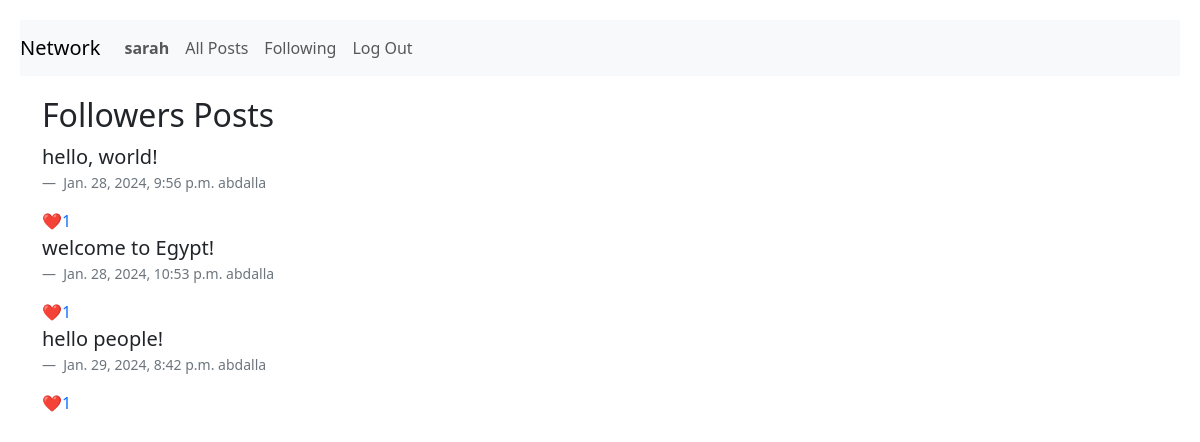
The page /following (signed in) on the database its author committed.
### network/models.py (models this page shows, shortened)
class User(AbstractUser):
    pass

class TimeStampedModel(models.Model):
    created_at = models.DateTimeField(auto_now_add=True)
    updated_at = models.DateTimeField(auto_now=True)
    class Meta:
        abstract = True

class Post(TimeStampedModel):
    created = TimeStampedModel.created_at
    body = models.CharField(max_length=300)
    user = models.ForeignKey(settings.AUTH_USER_MODEL, on_delete=models.CASCADE, null=True)
    likes = models.IntegerField(blank=True)
    reactions = models.ManyToManyField(settings.AUTH_USER_MODEL, related_name="user_reactions", symmetrical=False)

### network/views.py (the view)
# urls.py: path("following", views.view_following, name="following"),
def view_following(request):
    following = Follow.objects.filter(pk=request.user.id)
    return render(
        request,
        "network/following.html",
        {
            "following": following,
            "posts": Post.objects.all()
        },
    )

### network/templates/network/following.html
{% extends "network/layout.html" %}
{% block body %}
<h2>Followers Posts</h2>
{% for follow in following.all %}
{% for user in follow.following.all %}
{% for post in posts.all %}
{% if post.user == user %}
<blockquote class="blockquote">
    {{ post.body | linebreaks }}
</blockquote>
<figcaption class="blockquote-footer">
    {{ post.created }}
    {{ post.user}}
</figcaption>
{% if post.user|stringformat:"s" != request.user.username %}
<a class="likes" href="{% url 'like' post.id %}">❤️{{ post.likes }}</a>
{% else %}
<a class="likes" href="#">❤️{{ post.likes }}</a>
{% endif %}
{% endif %}
{% endfor %}
{% endfor %}
{% endfor %}
{% endblock %}

### network/templates/network/layout.html (shortened to what this page needs)
{% load static %}
<!DOCTYPE html>
<html lang="en">
<head>
    <link href="https://cdn.jsdelivr.net/npm/bootstrap@5.3.2/dist/css/bootstrap.min.css" rel="stylesheet"
>
    <link href="{% static 'network/styles.css' %}" rel="stylesheet">
</head>
<body>
    <nav class="navbar navbar-expand-lg navbar-light bg-light">
        <a class="navbar-brand" href="{% url 'index' %}">Network</a>
        <div>
            <ul class="navbar-nav mr-auto">
                {% if user.is_authenticated %}
                <li class="nav-item">
                    <a class="nav-link" href="{% url 'profile' %}"><strong>{{ user.username }}</strong></a>
                </li>
                {% endif %}
                <li class="nav-item">
                    <a class="nav-link" href="{% url 'allposts' %}">All Posts</a>
                </li>
                {% if user.is_authenticated %}
                <li class="nav-item">
                    <a class="nav-link" href="{% url 'following' %}">Following</a>
                </li>
                <li class="nav-item">
                    <a class="nav-link" href="{% url 'logout' %}">Log Out</a>
                </li>
                {% endif %}
            </ul>
        </div>
    </nav>
    <div class="container">
        {% block body %}
        {% endblock %}
    </div>
</body>
</html>

### network/static/network/styles.css (style rules this page uses)
.navbar { margin: 20px; }
a { text-decoration: none; }

### rows shown on the page
User: username "sarah"
Post: body "hello, world!", created "Jan. 28, 2024, 9:56 p.m.", user "abdalla", likes "1"
Post: body "welcome to Egypt!", created "Jan. 28, 2024, 10:53 p.m.", user "abdalla", likes "1"
Post: body "hello people!", created "Jan. 29, 2024, 8:42 p.m.", user "abdalla", likes "1"
